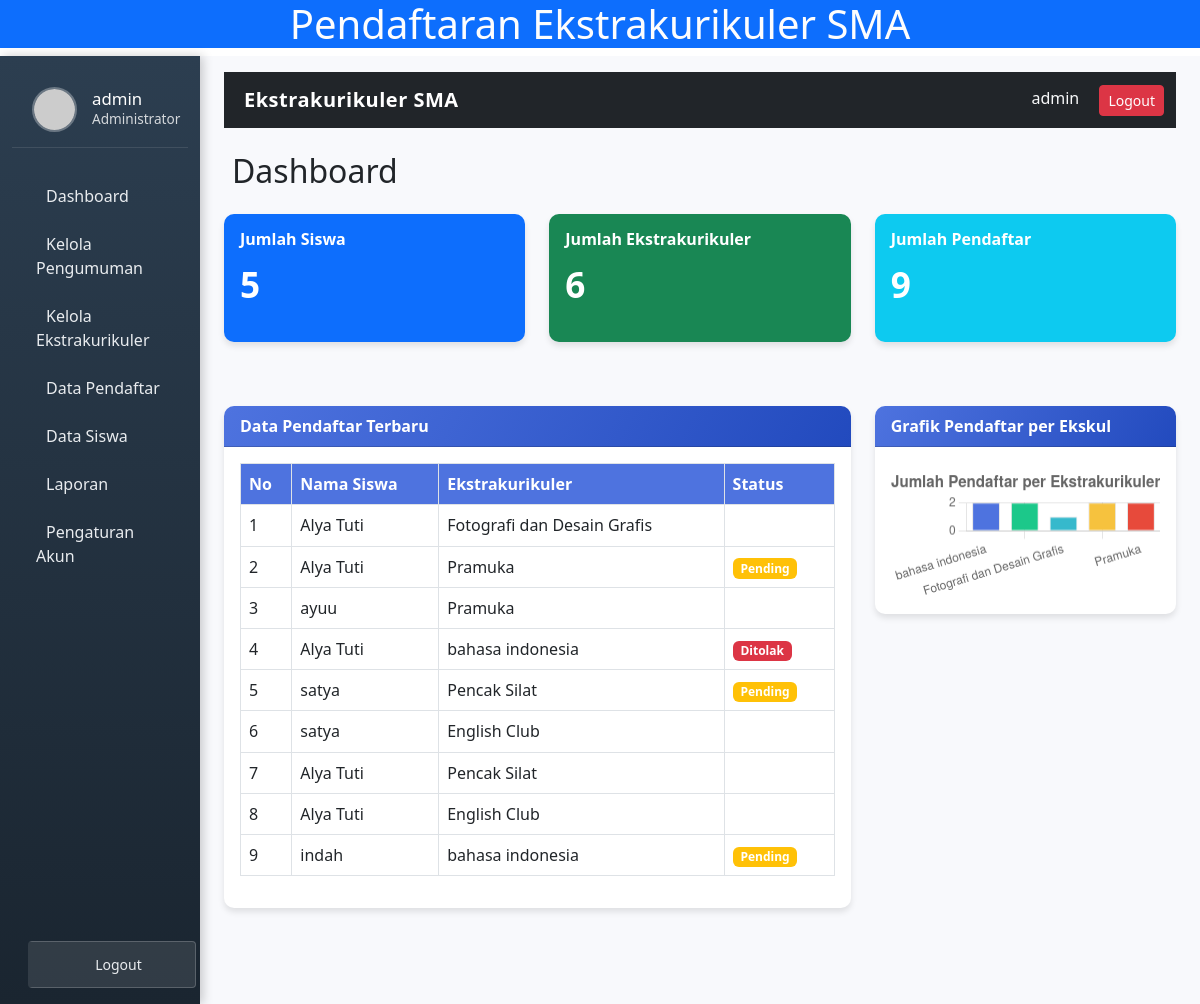
The app's page /dashboard.php (signed in) with its own data.
### tables this page shows
CREATE TABLE `pendaftaran` (
  `id_pendaftaran` int(11) NOT NULL,
  `id_siswa` int(11) NOT NULL,
  `id_ekskul` int(11) DEFAULT NULL,
  `tanggal_daftar` date DEFAULT NULL,
  `status_pendaftaran` enum('pending','diterima','ditolak') DEFAULT 'pending'
);

CREATE TABLE `siswa` (
  `id_siswa` int(11) NOT NULL,
  `id_user` int(11) NOT NULL,
  `nama` varchar(100) NOT NULL,
  `nisn` varchar(20) DEFAULT NULL,
  `kelas` varchar(20) DEFAULT NULL,
  `jenis_kelamin` enum('Laki-laki','Perempuan') DEFAULT NULL,
  `alamat` text DEFAULT NULL
);

CREATE TABLE `ekskul` (
  `id_ekskul` int(11) NOT NULL,
  `nama_ekskul` varchar(100) DEFAULT NULL,
  `pembina` varchar(100) NOT NULL,
  `deskripsi` text NOT NULL,
  `kuota` int(11) NOT NULL
);

### dashboard.php (the view, shortened to what this page needs)
<?php
include "config.php";
$siswa_result = $conn->query("SELECT COUNT(*) AS total_siswa FROM siswa");
$total_siswa = $siswa_result->fetch_assoc()['total_siswa'] ?? 0;
$ekskul_result = $conn->query("SELECT COUNT(*) AS total_ekskul FROM ekskul");
$total_ekskul = $ekskul_result->fetch_assoc()['total_ekskul'] ?? 0;
$pendaftar_result = $conn->query("SELECT COUNT(*) AS total_pendaftar FROM pendaftaran");
$total_pendaftar = $pendaftar_result->fetch_assoc()['total_pendaftar'] ?? 0;
$data_result = $conn->query("
  SELECT p.id_pendaftaran, s.nama AS nama_siswa, e.nama_ekskul, p.status_pendaftaran
  FROM pendaftaran p
  JOIN siswa s ON p.id_siswa = s.id_siswa
  JOIN ekskul e ON p.id_ekskul = e.id_ekskul
  ORDER BY p.id_pendaftaran DESC
");
$chart_result = $conn->query("
  SELECT e.nama_ekskul, COUNT(*) AS total
  FROM pendaftaran p
  JOIN ekskul e ON p.id_ekskul = e.id_ekskul
  GROUP BY e.nama_ekskul
");
$chart_labels = [];
$chart_data = [];
while ($row = $chart_result->fetch_assoc()) {
    $chart_labels[] = $row['nama_ekskul'];
    $chart_data[] = $row['total'];
}
?>
<!DOCTYPE html>
<html lang="id">
<head>
    <link href="https://cdn.jsdelivr.net/npm/bootstrap@5.3.0/dist/css/bootstrap.min.css" rel="stylesheet">
</head>
<body>
    <h1 class="text-center bg-primary" style="color:rgb(253, 253, 253);">Pendaftaran Ekstrakurikuler SMA</h1>
    <div class="container-fluid">
        <div class="row">
            <nav class="col-md-3 col-lg-2 d-md-block sidebar">
                <div class="user-info">
                    <img src="https://ui-avatars.com/api/?name=<?= urlencode($_SESSION['username']) ?>&background=4e73df&color=ffffff" alt="Admin">
                    <div class="user-details">
                        <h5><?= htmlspecialchars($_SESSION['username']) ?></h5>
                        <p>Administrator</p>
                    </div>
                </div>
                <div class="mt-4">
                    <a href="dashboard.php"><i class="fas fa-tachometer-alt"></i> Dashboard</a>
                    <a href="kelola_pengumuman.php"><i class="fas fa-bullhorn"></i> Kelola Pengumuman</a>
                    <a href="kelola_ekskul.php"><i class="fas fa-futbol"></i> Kelola Ekstrakurikuler</a>
                    <a href="daftar.php"><i class="fas fa-list"></i> Data Pendaftar</a>
                    <a href="kelola_siswa.php"><i class="fas fa-users"></i> Data Siswa</a>
                    <a href="laporann.php" class="active"><i class="bi bi-file-earmark-bar-graph"></i> Laporan</a>
                    <a href="#" data-bs-toggle="modal" data-bs-target="#accountModal"><i class="fas fa-user-cog"></i> Pengaturan Akun</a>
                </div>
                <div class="mt-auto p-3 text-center" style="position: absolute; bottom: 0; width: 100%;">
                    <a href="logout.php" class="btn logout-btn btn-sm" onclick="return confirm('Yakin ingin logout?')">
                        <i class="fas fa-sign-out-alt"></i> Logout
                    </a>
                </div>
            </nav>
            <main class="col-md-9 ms-sm-auto col-lg-10 px-md-4 content">
                <nav class="navbar navbar-expand-lg navbar-dark bg-dark mb-4">
                    <div class="container">
                        <a class="navbar-brand" href="#"><i class="fas fa-graduation-cap me-2"></i>Ekstrakurikuler SMA</a>
                        <div class="ms-auto">
                            <span class="text-light me-3"><?= htmlspecialchars($_SESSION['username']) ?></span>
                            <a href="logout.php" class="btn btn-danger btn-sm" onclick="return confirm('Yakin ingin logout?')">
                                <i class="fas fa-sign-out-alt"></i> Logout
                            </a>
                        </div>
                    </div>
                </nav>
                <h2 class="mb-4"><i class="fas fa-tachometer-alt me-2"></i>Dashboard</h2>
                <div class="row">
                    <div class="col-md-4 mb-3">
                        <div class="card text-white bg-primary">
                            <div class="card-body">
                                <div class="d-flex justify-content-between">
                                    <div>
                                        <h5 class="card-title">Jumlah Siswa</h5>
                                        <p class="stat-number"><?= $total_siswa ?></p>
                                    </div>
                                </div>
                            </div>
                        </div>
                    </div>
                    <div class="col-md-4 mb-3">
                        <div class="card text-white bg-success">
                            <div class="card-body">
                                <div class="d-flex justify-content-between">
                                    <div>
                                        <h5 class="card-title">Jumlah Ekstrakurikuler</h5>
                                        <p class="stat-number"><?= $total_ekskul ?></p>
                                    </div>
                                </div>
                            </div>
                        </div>
                    </div>
                    <div class="col-md-4 mb-3">
                        <div class="card text-white bg-info">
                            <div class="card-body">
                                <div class="d-flex justify-content-between">
                                    <div>
                                        <h5 class="card-title">Jumlah Pendaftar</h5>
                                        <p class="stat-number"><?= $total_pendaftar ?></p>
                                    </div>
                                </div>
                            </div>
                        </div>
                    </div>
                </div>
                <div class="row">
                    <div class="col-md-8">
                        <div class="card mt-4">
                            <div class="card-header">Data Pendaftar Terbaru</div>
                            <div class="card-body table-responsive">
                                <table class="table table-bordered table-hover">
                                    <thead>
                                        <tr>
                                            <th>No</th>
                                            <th>Nama Siswa</th>
                                            <th>Ekstrakurikuler</th>
                                            <th>Status</th>
                                        </tr>
                                    </thead>
                                    <tbody>
                                        <?php $no = 1;
                                        while ($row = $data_result->fetch_assoc()): ?>
                                            <tr>
                                                <td><?= $no++ ?></td>
                                                <td><?= htmlspecialchars($row['nama_siswa']) ?></td>
                                                <td><?= htmlspecialchars($row['nama_ekskul']) ?></td>
                                                <td>
                                                    <span class="badge
                                                        <?= $row['status_pendaftaran'] === 'diterima' ? '-succesbgs' : ($row['status_pendaftaran'] === 'ditolak' ? 'bg-danger' : 'bg-warning') ?>">
                                                        <?= ucfirst($row['status_pendaftaran']) ?>
                                                    </span>
                                                </td>
                                            </tr>
                                        <?php endwhile; ?>
                                    </tbody>
                                </table>
                            </div>
                        </div>
                    </div>
                    <div class="col-md-4">
                        <div class="card mt-4">
                            <div class="card-header">Grafik Pendaftar per Ekskul</div>
                            <div class="card-body">
                                <canvas id="chartHasiltopsis"></canvas>
                            </div>
                        </div>
                    </div>
                </div>
            </main>
        </div>
    </div>
    <script>
        // Chart untuk pendaftar per ekskul
        const ctx = document.getElementById('chartHasiltopsis');
        new Chart(ctx, {
            type: 'bar',
            data: {
                labels: <?= json_encode($chart_labels) ?>,
                datasets: [{
                    label: 'Jumlah Pendaftar',
                    data: <?= json_encode($chart_data) ?>,
                    backgroundColor: [
                        '#4e73df', '#1cc88a', '#36b9cc', '#f6c23e', '#e74a3b',
                        '#5a5c69', '#858796', '#3a3b45', '#f8f9fc', '#e74a3b'
                    ],
                    borderWidth: 1
                }]
            },
            options: {
                responsive: true,
                plugins: {
                    legend: {
                        display: false
                    },
                    title: {
                        display: true,
                        text: 'Jumlah Pendaftar per Ekstrakurikuler',
                        font: {
                            size: 16
                        }
                    }
                },
                scales: {
                    y: {
                        beginAtZero: true,
                        ticks: {
                            precision: 0
                        }
                    }
                }
            }
        });
        // Validasi form di modal
        document.querySelector('form[name="update_account"]').addEventListener('submit', function(e) {
            const newPassword = document.getElementById('new_password').value;
            const confirmPassword = document.getElementById('confirm_password').value;
            if (newPassword && newPassword !== confirmPassword) {
                e.preventDefault();
                alert('Password baru dan konfirmasi password tidak cocok!');
            }
        });
    </script>
</body>
</html>

### dashboard.php (style rules this page uses)
html, body { height: 100%; margin: 0; overflow: hidden; font-family: 'Segoe UI', Tahoma, Geneva, Verdana, sans-serif; }
.sidebar { height: 100vh; background: linear-gradient(180deg, #2c3e50, #1a2530); color: white; position: fixed; left: 0; padding-top: 1rem; box-shadow: 3px 0 10px rgba(0, 0, 0, 0.2); z-index: 100; }
.sidebar a { color: #e9ecef; text-decoration: none; display: block; padding: 12px 20px; transition: all 0.3s; border-left: 4px solid transparent; }
.content { margin-left: 16.6667%; padding: 1rem; height: 100vh; overflow-y: auto; background-color: #f8f9fc; }
.navbar-brand { font-weight: 600; letter-spacing: 0.5px; }
.card { border-radius: 10px; box-shadow: 0 4px 6px rgba(0, 0, 0, 0.1); transition: transform 0.3s, box-shadow 0.3s; margin-bottom: 1.5rem; border: none; }
.card-title { font-weight: 600; font-size: 1rem; margin-bottom: 0.5rem; }
.stat-number { font-size: 2.2rem; font-weight: 700; margin-top: 0.5rem; }
.table thead th { background-color: #4e73df; color: white; font-weight: 600; }
.user-info { display: flex; align-items: center; padding: 15px 20px; border-bottom: 1px solid rgba(255, 255, 255, 0.1); }
.user-info img { width: 45px; height: 45px; border-radius: 50%; object-fit: cover; margin-right: 15px; border: 2px solid rgba(255, 255, 255, 0.3); }
.user-details h5 { margin-bottom: 0; font-size: 1.05rem; }
.user-details p { margin-bottom: 0; font-size: 0.85rem; opacity: 0.8; }
.logout-btn { background: rgba(255, 255, 255, 0.1); border: 1px solid rgba(255, 255, 255, 0.2); color: #fff; transition: all 0.3s; }
.card-header { background: linear-gradient(120deg, #4e73df, #224abe); color: white; font-weight: 600; border-top-left-radius: 10px !important; border-top-right-radius: 10px !important; }

### records on screen
pendaftaran: id_siswa.nama "Alya Tuti", id_ekskul.nama_ekskul "Fotografi dan Desain Grafis"
pendaftaran: id_siswa.nama "Alya Tuti", id_ekskul.nama_ekskul "Pramuka", status_pendaftaran "Pending"
pendaftaran: id_siswa.nama "ayuu", id_ekskul.nama_ekskul "Pramuka"
pendaftaran: id_siswa.nama "Alya Tuti", id_ekskul.nama_ekskul "bahasa indonesia", status_pendaftaran "Ditolak"
pendaftaran: id_siswa.nama "satya", id_ekskul.nama_ekskul "Pencak Silat", status_pendaftaran "Pending"
pendaftaran: id_siswa.nama "satya", id_ekskul.nama_ekskul "English Club"
pendaftaran: id_siswa.nama "Alya Tuti", id_ekskul.nama_ekskul "Pencak Silat"
pendaftaran: id_siswa.nama "Alya Tuti", id_ekskul.nama_ekskul "English Club"
pendaftaran: id_siswa.nama "indah", id_ekskul.nama_ekskul "bahasa indonesia", status_pendaftaran "Pending"

### other values on screen
$_SESSION['username'] "admin"
$total_siswa "5"
$total_ekskul "6"
$total_pendaftar "9"
chart data {{ json_encode($chart_data) }} ["2","2","1","2","2"]
